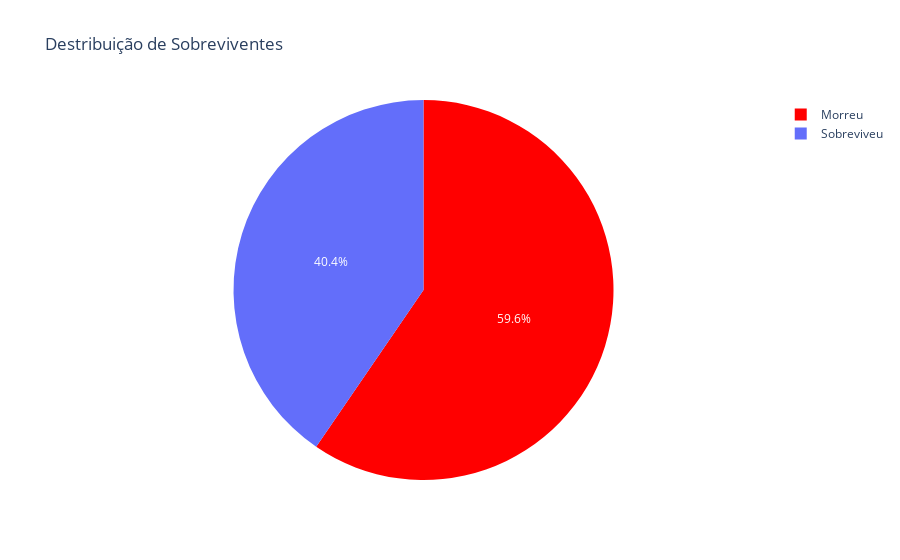

Notebook code for this chart:
### Code cell
val = df["Survived"].value_counts().values.tolist()
trace = go.Pie(
                values=val, 
                marker=dict(colors=['red']),
                labels = ["Morreu","Sobreviveu"],
                hoverinfo="value"
              )
data = [trace]

layout = go.Layout(title="Destribuição de Sobreviventes")

fig = go.Figure(data = data,layout = layout)

fig.show()

### Figure 1 — Plotly figure (JSON) as saved in the notebook; plotly's stock layout.template omitted (floating-point values rounded to 4 significant figures)
{"data": [{"hoverinfo": "value", "labels": ["Morreu", "Sobreviveu"], "marker": {"colors": ["red"]}, "type": "pie", "values": [424, 288]}], "layout": {"title": {"text": "Destribuição de Sobreviventes"}}}
